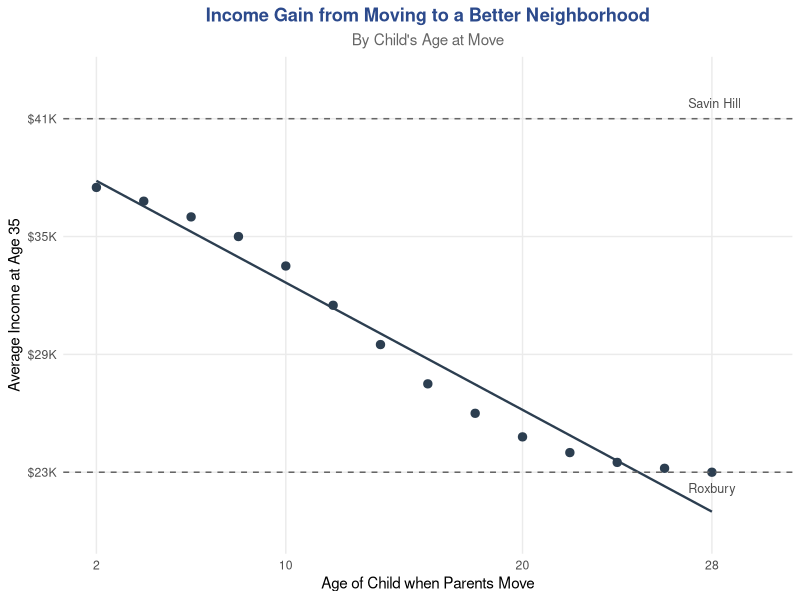

R code for this plot:
## ---- chunk 1
library(ggplot2)

# Data approximated from the figure
age  <- c(2, 4, 6, 8, 10, 12, 14, 16, 18, 20, 22, 24, 26, 28)
inc  <- c(37500, 36800, 36000, 35000, 33500, 31500, 29500, 27500,
          26000, 24800, 24000, 23500, 23200, 23000)

df <- data.frame(age = age, income = inc)

ggplot(df, aes(x = age, y = income)) +
  geom_point(color = "#2c3e50", size = 2.5) +
  geom_smooth(method = "lm", se = FALSE, color = "#2c3e50", size = 0.8) +
  geom_hline(yintercept = 41000, linetype = "dashed", color = "gray40") +
  geom_hline(yintercept = 23000, linetype = "dashed", color = "gray40") +
  annotate("text", x = 27, y = 41800, label = "Savin Hill",
           size = 3.2, hjust = 0, color = "gray30") +
  annotate("text", x = 27, y = 22200, label = "Roxbury",
           size = 3.2, hjust = 0, color = "gray30") +
  scale_x_continuous(breaks = c(2, 10, 20, 28), limits = c(2, 30)) +
  scale_y_continuous(
    breaks = c(23000, 29000, 35000, 41000),
    labels = c("$23K", "$29K", "$35K", "$41K"),
    limits = c(20000, 43000)
  ) +
  labs(
    title = "Income Gain from Moving to a Better Neighborhood",
    subtitle = "By Child's Age at Move",
    x = "Age of Child when Parents Move",
    y = "Average Income at Age 35"
  ) +
  theme_minimal(base_size = 11) +
  theme(
    plot.title    = element_text(face = "bold", color = "#2c4a8c", hjust = 0.5),
    plot.subtitle = element_text(hjust = 0.5, color = "gray40"),
    panel.grid.minor = element_blank()
  )
